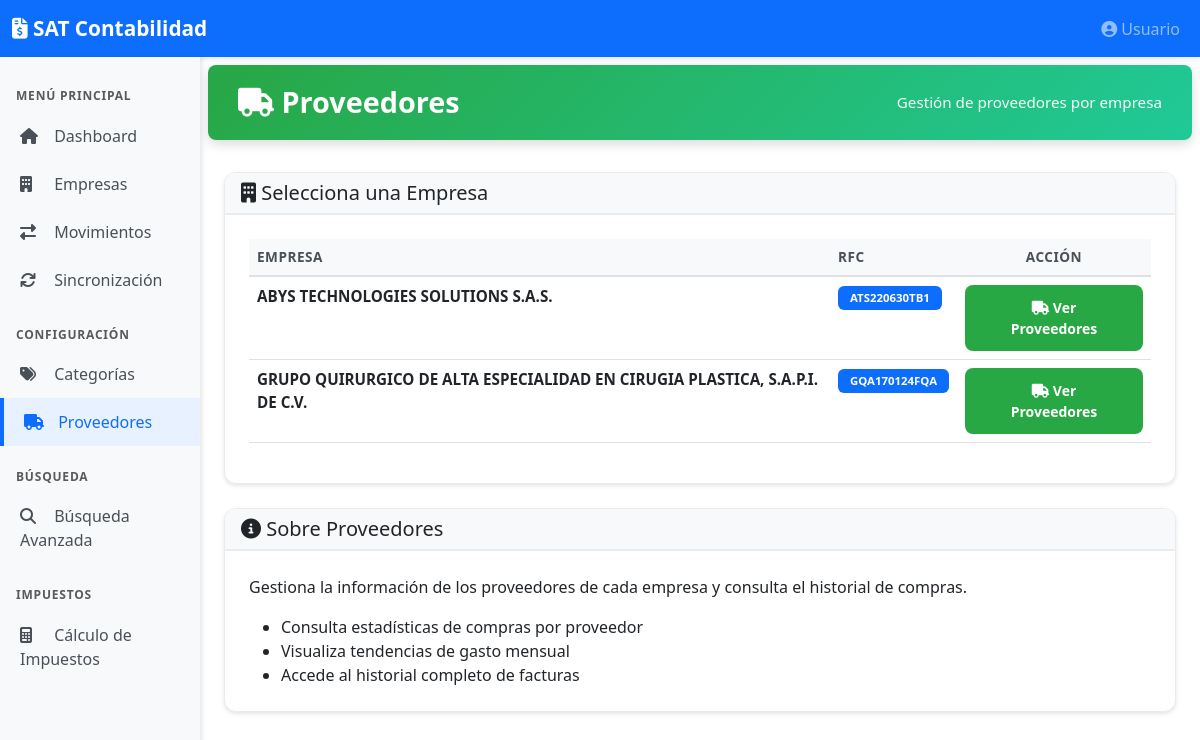
Before: /suppliers (signed in) with the older database file.
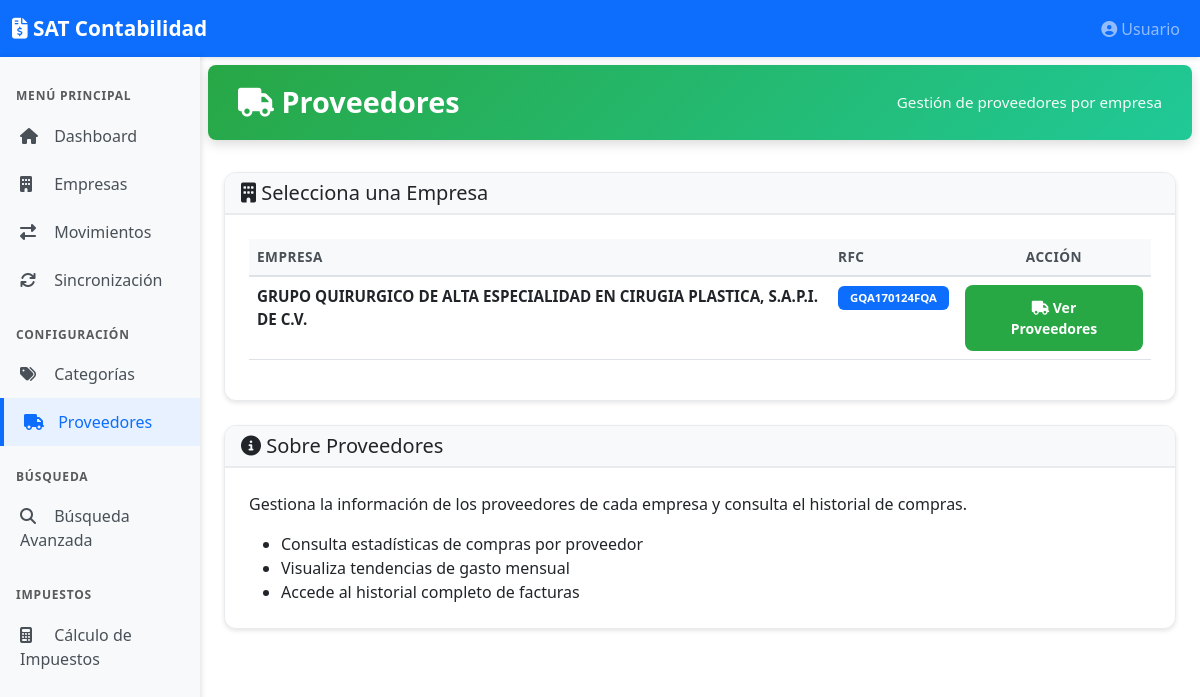
After: the same page with the newer database file.
### models.py (models this page shows)
class Company(db.Model):
    id = db.Column(db.Integer, primary_key=True)
    rfc = db.Column(db.String(13), unique=True, nullable=False)
    name = db.Column(db.String(128), nullable=False)
    fiel_cer_path = db.Column(db.String(256), nullable=True)
    fiel_key_path = db.Column(db.String(256), nullable=True)
    fiel_password_enc = db.Column(db.String(256), nullable=True) # Encrypted password
    created_at = db.Column(db.DateTime, default=datetime.utcnow)

### app.py (the view)
    @app.route('/suppliers')
    @login_required
    def suppliers_list():
        companies_list = Company.query.all()
        return render_template('suppliers_list.html', companies=companies_list)

### templates/suppliers_list.html (shortened to what this page needs)
{% extends "base.html" %}
{% block content %}
<div class="page-header page-header-green">
    <h1>
        <i class="fas fa-truck"></i> Proveedores
    </h1>
    <div class="user-info">
        Gestión de proveedores por empresa
    </div>
</div>
<div class="card">
    <div class="card-header bg-light">
        <h5 class="mb-0"><i class="fas fa-building"></i> Selecciona una Empresa</h5>
    </div>
    <div class="card-body">
        {% if companies %}
        <div class="table-responsive">
            <table class="table table-hover">
                <thead>
                    <tr>
                        <th>Empresa</th>
                        <th>RFC</th>
                        <th class="text-center">Acción</th>
                    </tr>
                </thead>
                <tbody>
                    {% for company in companies %}
                    <tr>
                        <td><strong>{{ company.name }}</strong></td>
                        <td><span class="badge bg-primary">{{ company.rfc }}</span></td>
                        <td class="text-center">
                            <a href="/companies/{{ company.id }}/suppliers" class="btn btn-success btn-sm">
                                <i class="fas fa-truck"></i> Ver Proveedores
                            </a>
                        </td>
                    </tr>
                    {% endfor %}
                </tbody>
            </table>
        </div>
        {% else %}
        <div class="alert alert-info text-center" role="alert">
            <i class="fas fa-info-circle"></i> No hay empresas registradas.
            <a href="/companies" class="alert-link">Agrega una empresa</a> primero.
        </div>
        {% endif %}
    </div>
</div>
<div class="card mt-4">
    <div class="card-header bg-light">
        <h5 class="mb-0"><i class="fas fa-info-circle"></i> Sobre Proveedores</h5>
    </div>
    <div class="card-body">
        <p>Gestiona la información de los proveedores de cada empresa y consulta el historial de compras.</p>
        <ul class="mb-0">
            <li>Consulta estadísticas de compras por proveedor</li>
            <li>Visualiza tendencias de gasto mensual</li>
            <li>Accede al historial completo de facturas</li>
        </ul>
    </div>
</div>
{% endblock %}

Changed rows visible on the page:
removed Company: name "ABYS TECHNOLOGIES SOLUTIONS S.A.S.", rfc "ATS220630TB1"
